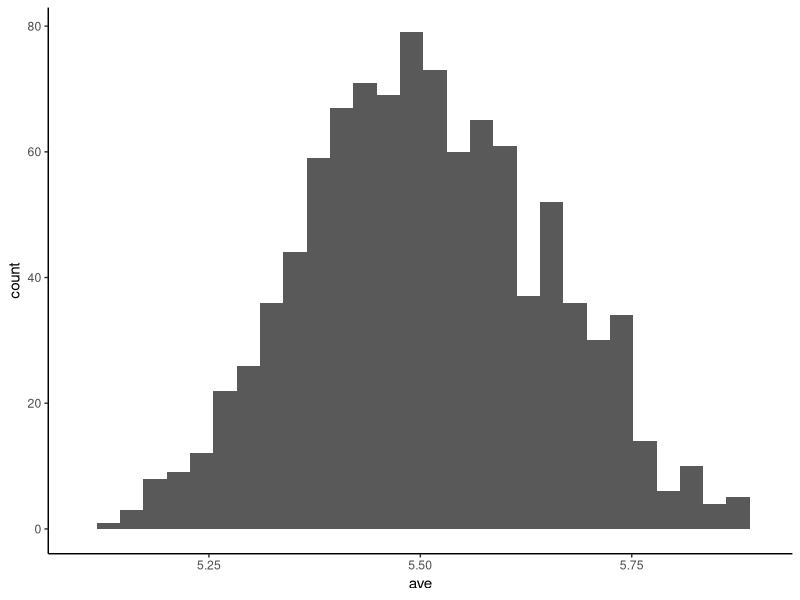
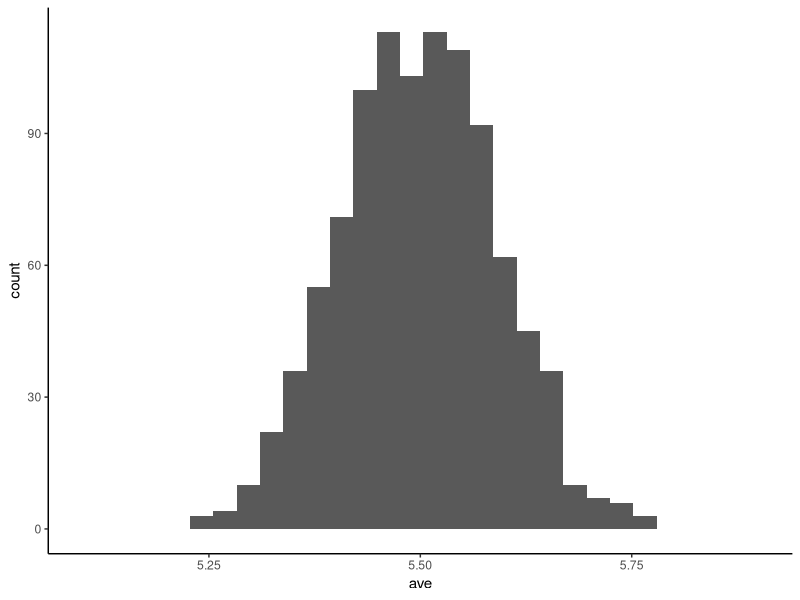

Write R code to recreate these figures, in order.
## ---- chunk 1
library(knitr)
library(kableExtra)
knitr::opts_chunk$set(echo = TRUE)
## ---- chunk 2
library(tidyverse)
## ---- chunk 3
set.seed(316)
(time<-round(runif(4,5,6),2))
## ---- chunk 4
mean(time)
## ---- chunk 5
# Repeat this 1000 times
rep_data<-tibble(ave=replicate(1000,mean(round(runif(4,5,6),2))))
## ---- chunk 6
summary(rep_data)
## ---- chunk 7
ggplot(rep_data,aes(x=ave)) +
  geom_histogram() +
  xlim(5.1,5.9) +
  theme_classic()
## ---- chunk 8
# Repeat this 1000 times
rep_data2<-tibble(ave=replicate(1000,mean(round(runif(10,5,6),2))))
## ---- chunk 9
ggplot(rep_data2,aes(x=ave)) +
  geom_histogram() +
  xlim(5.1,5.9) +
  theme_classic()
